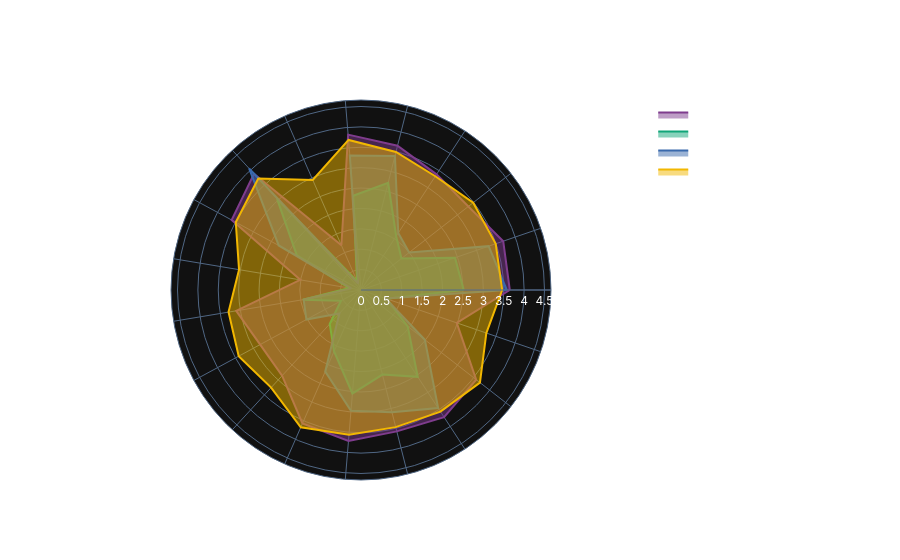

Notebook source saved alongside this figure:
### Code cell
axis_labels = [c.replace("genre_pref__", "").replace("_", " ").title() for c in genre_cols]
colors = px.colors.qualitative.Bold

all_vals = cluster_genre_means.values.flatten()
r_max = float(np.nanmax(all_vals)) * 1.15 if np.isfinite(all_vals).any() else 1.0

fig = go.Figure()
for k in range(CHOSEN_K):
    vals  = cluster_genre_means.loc[k].tolist()
    vals += [vals[0]]
    theta = axis_labels + [axis_labels[0]]
    fig.add_trace(go.Scatterpolar(
        r=vals, theta=theta,
        fill="toself",
        name=f"Cluster {k}: {tribe_names[k]}",
        line_color=colors[k % len(colors)],
    ))

fig.update_layout(
    title=f"Genre Profiles — Taste Tribes (K={CHOSEN_K})",
    polar=dict(radialaxis=dict(visible=True, range=[0, r_max])),
    height=560, showlegend=True,
    template="plotly_dark",
    paper_bgcolor="rgba(0,0,0,0)",
    font=dict(family="Inter, sans-serif", color="white"),
)

fig.write_html(os.path.join(FIGURES_OUT, "genre_radar.html"))
fig.show()
print("Saved: genre_radar.html")

### Figure 1 — Plotly figure (JSON) as saved in the notebook; plotly's stock layout.template omitted (floating-point values rounded to 4 significant figures)
{"data": [{"fill": "toself", "line": {"color": "rgb(127, 60, 141)"}, "name": "Cluster 0: Hoạt Hình–Chiến Tranh", "r": [3.649, 3.688, 3.337, 3.388, 3.65, 3.823, 1.197, 3.875, 3.607, 1.509, 3.103, 2.811, 2.856, 3.573, 3.712, 3.577, 3.725, 3.58, 2.483, 3.649], "theta": ["Action", "Adventure", "Animation", "Children", "Comedy", "Crime", "Documentary", "Drama", "Fantasy", "Film Noir", "Horror", "Imax", "Musical", "Mystery", "Romance", "Sci Fi", "Thriller", "War", "Western", "Action"], "type": "scatterpolar"}, {"fill": "toself", "line": {"color": "rgb(17, 165, 121)"}, "name": "Cluster 1: Ít Hoạt Động", "r": [2.52, 2.438, 1.257, 1.577, 2.711, 2.32, 0.2389, 3.04, 1.79, 0.2883, 1.444, 0.5602, 1.133, 1.643, 2.55, 2.141, 2.545, 1.453, 0.6656, 2.52], "theta": ["Action", "Adventure", "Animation", "Children", "Comedy", "Crime", "Documentary", "Drama", "Fantasy", "Film Noir", "Horror", "Imax", "Musical", "Mystery", "Romance", "Sci Fi", "Thriller", "War", "Western", "Action"], "type": "scatterpolar"}, {"fill": "toself", "line": {"color": "rgb(57, 105, 172)"}, "name": "Cluster 2: Hành Động–Chính Kịch", "r": [3.575, 3.31, 1.497, 1.671, 3.392, 3.31, 0.1753, 4.052, 2.294, 0.2411, 1.426, 1.523, 0.7844, 2.184, 2.974, 3.091, 3.46, 1.985, 0.6373, 3.575], "theta": ["Action", "Adventure", "Animation", "Children", "Comedy", "Crime", "Documentary", "Drama", "Fantasy", "Film Noir", "Horror", "Imax", "Musical", "Mystery", "Romance", "Sci Fi", "Thriller", "War", "Western", "Action"], "type": "scatterpolar"}, {"fill": "toself", "line": {"color": "rgb(242, 183, 1)"}, "name": "Cluster 3: Tài Liệu–Noir", "r": [3.463, 3.493, 3.488, 3.332, 3.492, 3.693, 2.946, 3.719, 3.492, 3.032, 3.293, 3.41, 3.254, 3.677, 3.563, 3.47, 3.563, 3.697, 3.25, 3.463], "theta": ["Action", "Adventure", "Animation", "Children", "Comedy", "Crime", "Documentary", "Drama", "Fantasy", "Film Noir", "Horror", "Imax", "Musical", "Mystery", "Romance", "Sci Fi", "Thriller", "War", "Western", "Action"], "type": "scatterpolar"}], "layout": {"font": {"color": "white", "family": "Inter, sans-serif"}, "height": 560, "paper_bgcolor": "rgba(0,0,0,0)", "polar": {"radialaxis": {"range": [0, 4.66], "visible": true}}, "showlegend": true, "title": {"text": "Genre Profiles — Taste Tribes (K=4)"}}}
